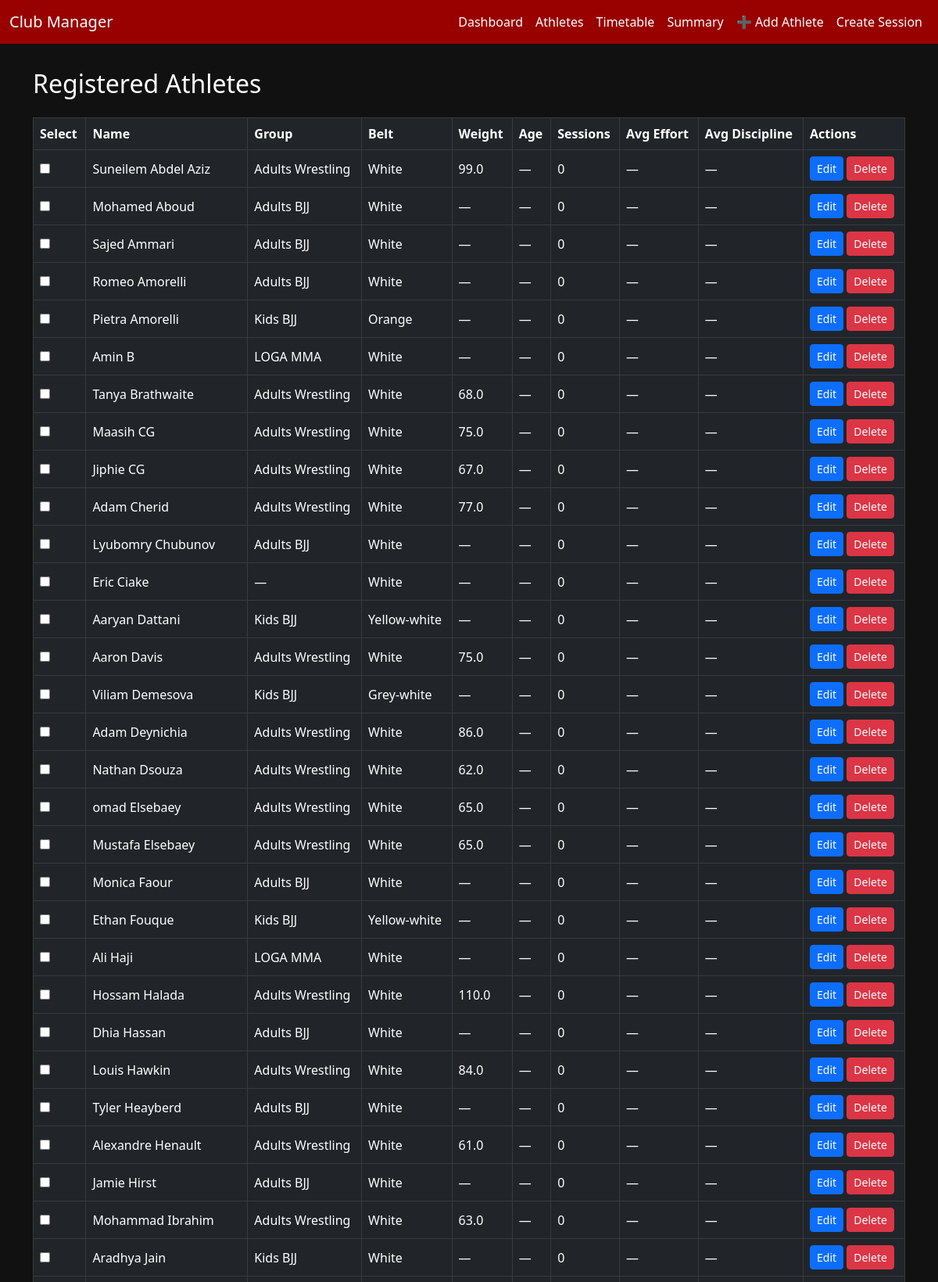
Page /athletes (upper part) on the committed database.
### models/athlete.py (models this page shows, shortened)
class Athlete(db.Model):
    __tablename__ = 'athlete'
    id = db.Column(db.Integer, primary_key=True)
    first_name = db.Column(db.String(80), nullable=False)
    last_name = db.Column(db.String(80), nullable=False)
    belt = db.Column(db.String(30), nullable=False)
    weight = db.Column(db.Float, nullable=True)
    date_of_birth = db.Column(db.Date, nullable=True)
    gender = db.Column(db.String(10), nullable=True)
    group = db.Column(db.String(50), nullable=True)  # ✅ Discipline group (e.g. Kids BJJ, LOGA MMA)
    created_at = db.Column(db.DateTime, default=datetime.utcnow)
    def attendance_summary(self):
        return {
            "total": 0,
            "avg_effort": "—",
            "avg_discipline": "—"
        }
    @property
    def age(self):
        if self.date_of_birth:
            today = datetime.today()
            return today.year - self.date_of_birth.year - (
                (today.month, today.day) < (self.date_of_birth.month, self.date_of_birth.day)
            )
        return None

### app.py (the view)
@app.route('/athletes')
def athletes():
    belt = request.args.get('belt')
    gender = request.args.get('gender')
    group = request.args.get('group')
    query = Athlete.query
    if belt:
        query = query.filter_by(belt=belt)
    if gender:
        query = query.filter_by(gender=gender)
    if group:
        query = query.filter_by(group=group)
    athletes = query.order_by(Athlete.last_name).all()
    return render_template('athletes.html', athletes=athletes)

### templates/athletes.html (shortened to what this page needs)
{% extends "base.html" %}
{% block content %}
<h2 class="text-white mb-4">Registered Athletes</h2>
<form method="POST" action="{{ url_for('bulk_delete_athletes') }}">
  <div class="table-responsive">
    <table class="table table-dark table-bordered align-middle">
      <thead class="table-dark">
        <tr>
          <th scope="col">Select</th>
          <th scope="col">Name</th>
          <th scope="col">Group</th>
          <th scope="col">Belt</th>
          <th scope="col">Weight</th>
          <th scope="col">Age</th>
          <th scope="col">Sessions</th>
          <th scope="col">Avg Effort</th>
          <th scope="col">Avg Discipline</th>
          <th scope="col">Actions</th>
        </tr>
      </thead>
      <tbody>
        {% if athletes %}
          {% for athlete in athletes %}
            {% set summary = athlete.attendance_summary() %}
            <tr>
              <td>
                <input type="checkbox" name="athlete_ids" value="{{ athlete.id }}">
              </td>
              <td>{{ athlete.first_name }} {{ athlete.last_name }}</td>
              <td>{{ athlete.group or '—' }}</td>
              <td>{{ athlete.belt or '—' }}</td>
              <td>{{ athlete.weight or '—' }}</td>
              <td>{{ athlete.age or '—' }}</td>
              <td>{{ summary.total }}</td>
              <td>{{ summary.avg_effort }}</td>
              <td>{{ summary.avg_discipline }}</td>
              <td>
                <a href="{{ url_for('edit_athlete', athlete_id=athlete.id) }}" class="btn btn-sm btn-primary">Edit</a>
                <form method="POST" action="{{ url_for('delete_athlete', athlete_id=athlete.id) }}" class="d-inline" onsubmit="return confirm('Delete {{ athlete.first_name }} {{ athlete.last_name }}?');">
                  <button type="submit" class="btn btn-sm btn-danger">Delete</button>
                </form>
              </td>
            </tr>
          {% endfor %}
        {% else %}
          <tr>
            <td colspan="10" class="text-center">No athletes registered yet.</td>
          </tr>
        {% endif %}
      </tbody>
    </table>
  </div>
</form>
{% endblock %}

### templates/base.html (shortened to what this page needs)
<!DOCTYPE html>
<html lang="en">
<head>
    <link href="https://cdn.jsdelivr.net/npm/bootstrap@5.3.0/dist/css/bootstrap.min.css" rel="stylesheet">
    <link href="https://cdn.jsdelivr.net/npm/fullcalendar@6.1.9/index.global.min.css" rel="stylesheet">
</head>
<body>
<nav class="navbar navbar-expand-lg navbar-dark">
  <div class="container-fluid">
    <a class="navbar-brand" href="{{ url_for('home_summary') }}">Club Manager</a>
    <div class="collapse navbar-collapse" id="navbarNav">
      <ul class="navbar-nav ms-auto">
        <li class="nav-item"><a class="nav-link" href="{{ url_for('home_summary') }}">Dashboard</a></li>
        <li class="nav-item"><a class="nav-link" href="{{ url_for('athletes') }}">Athletes</a></li>
        <li class="nav-item"><a class="nav-link" href="{{ url_for('timetable') }}">Timetable</a></li>
        <li class="nav-item"><a class="nav-link" href="{{ url_for('home_summary') }}?period=week">Summary</a></li>
        <li class="nav-item"><a class="nav-link text-success" href="{{ url_for('register_athlete') }}">➕ Add Athlete</a></li>
        <li class="nav-item"><a class="nav-link" href="{{ url_for('create_session') }}">Create Session</a></li>
      </ul>
    </div>
  </div>
</nav>
<div class="container">
    {% block content %}{% endblock %}
</div>
</body>
</html>

### templates/base.html (style rules this page uses)
body { background-color: #111; color: #eee; }
.navbar { background-color: #990000; }
.navbar a { color: white !important; }
.container { margin-top: 2rem; }
html { scroll-behavior: smooth; }

### rows in the picture
Athlete: first_name "Suneilem", last_name "Abdel Aziz", group "Adults Wrestling", belt "White", weight "99.0", date_of_birth "—", total "0", avg_effort "—", avg_discipline "—"
Athlete: first_name "Mohamed", last_name "Aboud", group "Adults BJJ", belt "White", weight "—", date_of_birth "—", total "0", avg_effort "—", avg_discipline "—"
Athlete: first_name "Sajed", last_name "Ammari", group "Adults BJJ", belt "White", weight "—", date_of_birth "—", total "0", avg_effort "—", avg_discipline "—"
Athlete: first_name "Romeo", last_name "Amorelli", group "Adults BJJ", belt "White", weight "—", date_of_birth "—", total "0", avg_effort "—", avg_discipline "—"
Athlete: first_name "Pietra", last_name "Amorelli", group "Kids BJJ", belt "Orange", weight "—", date_of_birth "—", total "0", avg_effort "—", avg_discipline "—"
Athlete: first_name "Amin", last_name "B", group "LOGA MMA", belt "White", weight "—", date_of_birth "—", total "0", avg_effort "—", avg_discipline "—"
Athlete: first_name "Tanya", last_name "Brathwaite", group "Adults Wrestling", belt "White", weight "68.0", date_of_birth "—", total "0", avg_effort "—", avg_discipline "—"
Athlete: first_name "Maasih", last_name "CG", group "Adults Wrestling", belt "White", weight "75.0", date_of_birth "—", total "0", avg_effort "—", avg_discipline "—"
Athlete: first_name "Jiphie", last_name "CG", group "Adults Wrestling", belt "White", weight "67.0", date_of_birth "—", total "0", avg_effort "—", avg_discipline "—"
Athlete: first_name "Adam", last_name "Cherid", group "Adults Wrestling", belt "White", weight "77.0", date_of_birth "—", total "0", avg_effort "—", avg_discipline "—"
Athlete: first_name "Lyubomry", last_name "Chubunov", group "Adults BJJ", belt "White", weight "—", date_of_birth "—", total "0", avg_effort "—", avg_discipline "—"
Athlete: first_name "Eric", last_name "Ciake", group "—", belt "White", weight "—", date_of_birth "—", total "0", avg_effort "—", avg_discipline "—"
Athlete: first_name "Aaryan", last_name "Dattani", group "Kids BJJ", belt "Yellow-white", weight "—", date_of_birth "—", total "0", avg_effort "—", avg_discipline "—"
Athlete: first_name "Aaron", last_name "Davis", group "Adults Wrestling", belt "White", weight "75.0", date_of_birth "—", total "0", avg_effort "—", avg_discipline "—"
Athlete: first_name "Viliam", last_name "Demesova", group "Kids BJJ", belt "Grey-white", weight "—", date_of_birth "—", total "0", avg_effort "—", avg_discipline "—"
Athlete: first_name "Adam", last_name "Deynichia", group "Adults Wrestling", belt "White", weight "86.0", date_of_birth "—", total "0", avg_effort "—", avg_discipline "—"
Athlete: first_name "Nathan", last_name "Dsouza", group "Adults Wrestling", belt "White", weight "62.0", date_of_birth "—", total "0", avg_effort "—", avg_discipline "—"
Athlete: first_name "omad", last_name "Elsebaey", group "Adults Wrestling", belt "White", weight "65.0", date_of_birth "—", total "0", avg_effort "—", avg_discipline "—"
Athlete: first_name "Mustafa", last_name "Elsebaey", group "Adults Wrestling", belt "White", weight "65.0", date_of_birth "—", total "0", avg_effort "—", avg_discipline "—"
Athlete: first_name "Monica", last_name "Faour", group "Adults BJJ", belt "White", weight "—", date_of_birth "—", total "0", avg_effort "—", avg_discipline "—"
Athlete: first_name "Ethan", last_name "Fouque", group "Kids BJJ", belt "Yellow-white", weight "—", date_of_birth "—", total "0", avg_effort "—", avg_discipline "—"
Athlete: first_name "Ali", last_name "Haji", group "LOGA MMA", belt "White", weight "—", date_of_birth "—", total "0", avg_effort "—", avg_discipline "—"
Athlete: first_name "Hossam", last_name "Halada", group "Adults Wrestling", belt "White", weight "110.0", date_of_birth "—", total "0", avg_effort "—", avg_discipline "—"
Athlete: first_name "Dhia", last_name "Hassan", group "Adults BJJ", belt "White", weight "—", date_of_birth "—", total "0", avg_effort "—", avg_discipline "—"
Athlete: first_name "Louis", last_name "Hawkin", group "Adults Wrestling", belt "White", weight "84.0", date_of_birth "—", total "0", avg_effort "—", avg_discipline "—"
Athlete: first_name "Tyler", last_name "Heayberd", group "Adults BJJ", belt "White", weight "—", date_of_birth "—", total "0", avg_effort "—", avg_discipline "—"
Athlete: first_name "Alexandre", last_name "Henault", group "Adults Wrestling", belt "White", weight "61.0", date_of_birth "—", total "0", avg_effort "—", avg_discipline "—"
Athlete: first_name "Jamie", last_name "Hirst", group "Adults BJJ", belt "White", weight "—", date_of_birth "—", total "0", avg_effort "—", avg_discipline "—"
Athlete: first_name "Mohammad", last_name "Ibrahim", group "Adults Wrestling", belt "White", weight "63.0", date_of_birth "—", total "0", avg_effort "—", avg_discipline "—"
Athlete: first_name "Aradhya", last_name "Jain", group "Kids BJJ", belt "White", weight "—", date_of_birth "—", total "0", avg_effort "—", avg_discipline "—"
